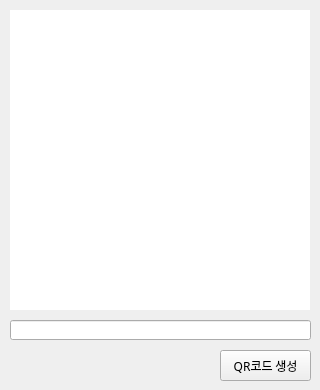
<?xml version="1.0" encoding="UTF-8"?>
<ui version="4.0">
 <class>Form</class>
 <widget class="QWidget" name="Form">
  <property name="geometry">
   <rect>
    <x>0</x>
    <y>0</y>
    <width>320</width>
    <height>390</height>
   </rect>
  </property>
  <property name="font">
   <font>
    <family>맑은 고딕</family>
   </font>
  </property>
  <property name="windowTitle">
   <string>QR코드 생성기</string>
  </property>
  <widget class="QLabel" name="lblQrCode">
   <property name="geometry">
    <rect>
     <x>10</x>
     <y>10</y>
     <width>300</width>
     <height>300</height>
    </rect>
   </property>
   <property name="styleSheet">
    <string notr="true">background-color: white;
</string>
   </property>
   <property name="text">
    <string/>
   </property>
  </widget>
  <widget class="QLineEdit" name="txtQrData">
   <property name="geometry">
    <rect>
     <x>10</x>
     <y>320</y>
     <width>301</width>
     <height>20</height>
    </rect>
   </property>
  </widget>
  <widget class="QPushButton" name="btnGenerate">
   <property name="geometry">
    <rect>
     <x>220</x>
     <y>350</y>
     <width>91</width>
     <height>31</height>
    </rect>
   </property>
   <property name="text">
    <string>QR코드 생성</string>
   </property>
  </widget>
 </widget>
 <resources/>
 <connections/>
</ui>
